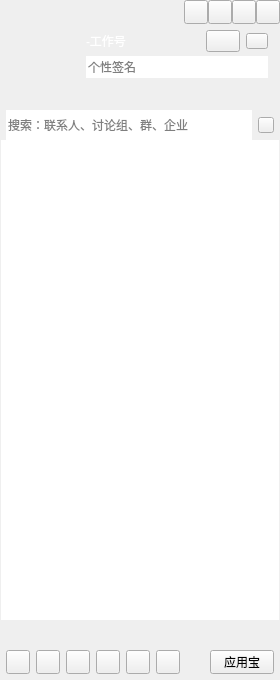
<?xml version="1.0" encoding="UTF-8"?>
<ui version="4.0">
 <class>CCMainWindowClass</class>
 <widget class="QWidget" name="CCMainWindowClass">
  <property name="geometry">
   <rect>
    <x>0</x>
    <y>0</y>
    <width>280</width>
    <height>680</height>
   </rect>
  </property>
  <property name="minimumSize">
   <size>
    <width>280</width>
    <height>680</height>
   </size>
  </property>
  <property name="windowTitle">
   <string>CCMainWindow</string>
  </property>
  <layout class="QVBoxLayout" name="verticalLayout_2">
   <property name="spacing">
    <number>0</number>
   </property>
   <property name="leftMargin">
    <number>0</number>
   </property>
   <property name="topMargin">
    <number>0</number>
   </property>
   <property name="rightMargin">
    <number>0</number>
   </property>
   <property name="bottomMargin">
    <number>0</number>
   </property>
   <item>
    <widget class="QWidget" name="titleWidget" native="true">
     <property name="sizePolicy">
      <sizepolicy hsizetype="Expanding" vsizetype="Preferred">
       <horstretch>0</horstretch>
       <verstretch>0</verstretch>
      </sizepolicy>
     </property>
     <property name="minimumSize">
      <size>
       <width>0</width>
       <height>0</height>
      </size>
     </property>
     <property name="titleskin" stdset="0">
      <bool>true</bool>
     </property>
     <layout class="QVBoxLayout" name="verticalLayout_3">
      <property name="spacing">
       <number>0</number>
      </property>
      <property name="leftMargin">
       <number>0</number>
      </property>
      <property name="topMargin">
       <number>0</number>
      </property>
      <property name="rightMargin">
       <number>0</number>
      </property>
      <property name="bottomMargin">
       <number>0</number>
      </property>
      <item>
       <layout class="QHBoxLayout" name="horizontalLayout">
        <property name="spacing">
         <number>0</number>
        </property>
        <property name="leftMargin">
         <number>12</number>
        </property>
        <item>
         <widget class="QLabel" name="titleIcon">
          <property name="sizePolicy">
           <sizepolicy hsizetype="Fixed" vsizetype="Fixed">
            <horstretch>0</horstretch>
            <verstretch>0</verstretch>
           </sizepolicy>
          </property>
          <property name="minimumSize">
           <size>
            <width>42</width>
            <height>18</height>
           </size>
          </property>
          <property name="maximumSize">
           <size>
            <width>42</width>
            <height>18</height>
           </size>
          </property>
          <property name="text">
           <string/>
          </property>
         </widget>
        </item>
        <item>
         <spacer name="horizontalSpacer">
          <property name="orientation">
           <enum>Qt::Horizontal</enum>
          </property>
          <property name="sizeHint" stdset="0">
           <size>
            <width>40</width>
            <height>20</height>
           </size>
          </property>
         </spacer>
        </item>
        <item>
         <widget class="QPushButton" name="palcehold1">
          <property name="minimumSize">
           <size>
            <width>24</width>
            <height>24</height>
           </size>
          </property>
          <property name="maximumSize">
           <size>
            <width>24</width>
            <height>24</height>
           </size>
          </property>
          <property name="text">
           <string/>
          </property>
         </widget>
        </item>
        <item>
         <widget class="QPushButton" name="placehold2">
          <property name="minimumSize">
           <size>
            <width>24</width>
            <height>24</height>
           </size>
          </property>
          <property name="maximumSize">
           <size>
            <width>24</width>
            <height>24</height>
           </size>
          </property>
          <property name="text">
           <string/>
          </property>
         </widget>
        </item>
        <item>
         <widget class="QPushButton" name="sysmin">
          <property name="minimumSize">
           <size>
            <width>24</width>
            <height>24</height>
           </size>
          </property>
          <property name="maximumSize">
           <size>
            <width>24</width>
            <height>24</height>
           </size>
          </property>
          <property name="text">
           <string/>
          </property>
         </widget>
        </item>
        <item>
         <widget class="QPushButton" name="sysclose">
          <property name="minimumSize">
           <size>
            <width>24</width>
            <height>24</height>
           </size>
          </property>
          <property name="maximumSize">
           <size>
            <width>24</width>
            <height>24</height>
           </size>
          </property>
          <property name="text">
           <string/>
          </property>
         </widget>
        </item>
       </layout>
      </item>
      <item>
       <layout class="QHBoxLayout" name="horizontalLayout_3">
        <property name="spacing">
         <number>6</number>
        </property>
        <property name="leftMargin">
         <number>12</number>
        </property>
        <property name="topMargin">
         <number>6</number>
        </property>
        <property name="rightMargin">
         <number>12</number>
        </property>
        <property name="bottomMargin">
         <number>6</number>
        </property>
        <item>
         <widget class="QLabel" name="headLabel">
          <property name="sizePolicy">
           <sizepolicy hsizetype="Fixed" vsizetype="Fixed">
            <horstretch>0</horstretch>
            <verstretch>0</verstretch>
           </sizepolicy>
          </property>
          <property name="minimumSize">
           <size>
            <width>68</width>
            <height>68</height>
           </size>
          </property>
          <property name="maximumSize">
           <size>
            <width>68</width>
            <height>68</height>
           </size>
          </property>
          <property name="text">
           <string/>
          </property>
         </widget>
        </item>
        <item>
         <layout class="QVBoxLayout" name="verticalLayout">
          <property name="spacing">
           <number>4</number>
          </property>
          <item>
           <layout class="QHBoxLayout" name="horizontalLayout_2">
            <property name="leftMargin">
             <number>0</number>
            </property>
            <property name="topMargin">
             <number>0</number>
            </property>
            <item>
             <widget class="QLabel" name="nameLabel">
              <property name="sizePolicy">
               <sizepolicy hsizetype="Expanding" vsizetype="Fixed">
                <horstretch>0</horstretch>
                <verstretch>0</verstretch>
               </sizepolicy>
              </property>
              <property name="minimumSize">
               <size>
                <width>0</width>
                <height>22</height>
               </size>
              </property>
              <property name="maximumSize">
               <size>
                <width>16777215</width>
                <height>22</height>
               </size>
              </property>
              <property name="styleSheet">
               <string notr="true">color: rgb(255, 255, 255);
font: 75 12pt &quot;微软雅黑&quot;;</string>
              </property>
              <property name="text">
               <string>-工作号</string>
              </property>
             </widget>
            </item>
            <item>
             <widget class="QPushButton" name="statusBtn">
              <property name="sizePolicy">
               <sizepolicy hsizetype="Fixed" vsizetype="Fixed">
                <horstretch>0</horstretch>
                <verstretch>0</verstretch>
               </sizepolicy>
              </property>
              <property name="minimumSize">
               <size>
                <width>34</width>
                <height>22</height>
               </size>
              </property>
              <property name="maximumSize">
               <size>
                <width>34</width>
                <height>22</height>
               </size>
              </property>
              <property name="text">
               <string/>
              </property>
              <property name="hasborder" stdset="0">
               <bool>true</bool>
              </property>
             </widget>
            </item>
            <item>
             <widget class="QPushButton" name="levelBtn">
              <property name="sizePolicy">
               <sizepolicy hsizetype="Fixed" vsizetype="Fixed">
                <horstretch>0</horstretch>
                <verstretch>0</verstretch>
               </sizepolicy>
              </property>
              <property name="minimumSize">
               <size>
                <width>22</width>
                <height>16</height>
               </size>
              </property>
              <property name="maximumSize">
               <size>
                <width>22</width>
                <height>16</height>
               </size>
              </property>
              <property name="text">
               <string/>
              </property>
              <property name="hasborder" stdset="0">
               <bool>true</bool>
              </property>
             </widget>
            </item>
           </layout>
          </item>
          <item>
           <widget class="QLineEdit" name="lineEdit">
            <property name="minimumSize">
             <size>
              <width>0</width>
              <height>22</height>
             </size>
            </property>
            <property name="maximumSize">
             <size>
              <width>16777215</width>
              <height>22</height>
             </size>
            </property>
            <property name="cursor">
             <cursorShape>ArrowCursor</cursorShape>
            </property>
            <property name="styleSheet">
             <string notr="true"/>
            </property>
            <property name="frame">
             <bool>false</bool>
            </property>
            <property name="readOnly">
             <bool>false</bool>
            </property>
            <property name="placeholderText">
             <string>个性签名</string>
            </property>
            <property name="clearButtonEnabled">
             <bool>false</bool>
            </property>
           </widget>
          </item>
          <item>
           <widget class="QWidget" name="appWidget" native="true">
            <property name="sizePolicy">
             <sizepolicy hsizetype="Expanding" vsizetype="Fixed">
              <horstretch>0</horstretch>
              <verstretch>0</verstretch>
             </sizepolicy>
            </property>
            <property name="minimumSize">
             <size>
              <width>0</width>
              <height>22</height>
             </size>
            </property>
            <property name="maximumSize">
             <size>
              <width>16777215</width>
              <height>22</height>
             </size>
            </property>
            <property name="styleSheet">
             <string notr="true"/>
            </property>
           </widget>
          </item>
         </layout>
        </item>
       </layout>
      </item>
      <item>
       <widget class="QWidget" name="searchWidget" native="true">
        <property name="sizePolicy">
         <sizepolicy hsizetype="Expanding" vsizetype="Fixed">
          <horstretch>0</horstretch>
          <verstretch>0</verstretch>
         </sizepolicy>
        </property>
        <property name="minimumSize">
         <size>
          <width>0</width>
          <height>30</height>
         </size>
        </property>
        <property name="maximumSize">
         <size>
          <width>16777215</width>
          <height>30</height>
         </size>
        </property>
        <layout class="QHBoxLayout" name="horizontalLayout_4">
         <property name="spacing">
          <number>6</number>
         </property>
         <property name="leftMargin">
          <number>6</number>
         </property>
         <property name="topMargin">
          <number>0</number>
         </property>
         <property name="rightMargin">
          <number>6</number>
         </property>
         <property name="bottomMargin">
          <number>0</number>
         </property>
         <item>
          <widget class="QLineEdit" name="searchLineEdit">
           <property name="minimumSize">
            <size>
             <width>0</width>
             <height>30</height>
            </size>
           </property>
           <property name="maximumSize">
            <size>
             <width>16777215</width>
             <height>30</height>
            </size>
           </property>
           <property name="frame">
            <bool>false</bool>
           </property>
           <property name="placeholderText">
            <string>搜索：联系人、讨论组、群、企业</string>
           </property>
          </widget>
         </item>
         <item>
          <widget class="QPushButton" name="searchBtn">
           <property name="sizePolicy">
            <sizepolicy hsizetype="Fixed" vsizetype="Fixed">
             <horstretch>0</horstretch>
             <verstretch>0</verstretch>
            </sizepolicy>
           </property>
           <property name="minimumSize">
            <size>
             <width>16</width>
             <height>16</height>
            </size>
           </property>
           <property name="maximumSize">
            <size>
             <width>16</width>
             <height>16</height>
            </size>
           </property>
           <property name="text">
            <string/>
           </property>
          </widget>
         </item>
        </layout>
       </widget>
      </item>
     </layout>
    </widget>
   </item>
   <item>
    <widget class="QWidget" name="widget" native="true">
     <property name="sizePolicy">
      <sizepolicy hsizetype="Expanding" vsizetype="Expanding">
       <horstretch>0</horstretch>
       <verstretch>0</verstretch>
      </sizepolicy>
     </property>
     <layout class="QVBoxLayout" name="verticalLayout_4">
      <property name="spacing">
       <number>0</number>
      </property>
      <property name="leftMargin">
       <number>1</number>
      </property>
      <property name="topMargin">
       <number>0</number>
      </property>
      <property name="rightMargin">
       <number>1</number>
      </property>
      <property name="bottomMargin">
       <number>0</number>
      </property>
      <item>
       <widget class="QTreeWidget" name="treeWidget">
        <property name="frameShape">
         <enum>QFrame::NoFrame</enum>
        </property>
        <property name="editTriggers">
         <set>QAbstractItemView::NoEditTriggers</set>
        </property>
        <property name="indentation">
         <number>0</number>
        </property>
        <property name="animated">
         <bool>false</bool>
        </property>
        <property name="headerHidden">
         <bool>true</bool>
        </property>
        <property name="expandsOnDoubleClick">
         <bool>false</bool>
        </property>
        <column>
         <property name="text">
          <string notr="true">1</string>
         </property>
        </column>
       </widget>
      </item>
     </layout>
    </widget>
   </item>
   <item>
    <widget class="QWidget" name="bottomWidget" native="true">
     <property name="sizePolicy">
      <sizepolicy hsizetype="Expanding" vsizetype="Fixed">
       <horstretch>0</horstretch>
       <verstretch>0</verstretch>
      </sizepolicy>
     </property>
     <property name="minimumSize">
      <size>
       <width>0</width>
       <height>60</height>
      </size>
     </property>
     <property name="maximumSize">
      <size>
       <width>16777215</width>
       <height>60</height>
      </size>
     </property>
     <property name="bottomskin" stdset="0">
      <bool>true</bool>
     </property>
     <layout class="QVBoxLayout" name="verticalLayout_5" stretch="1,1">
      <property name="spacing">
       <number>6</number>
      </property>
      <property name="leftMargin">
       <number>6</number>
      </property>
      <property name="topMargin">
       <number>6</number>
      </property>
      <property name="rightMargin">
       <number>6</number>
      </property>
      <property name="bottomMargin">
       <number>6</number>
      </property>
      <item>
       <layout class="QHBoxLayout" name="bottomLayout_up">
        <property name="sizeConstraint">
         <enum>QLayout::SetMaximumSize</enum>
        </property>
       </layout>
      </item>
      <item>
       <layout class="QHBoxLayout" name="horizontalLayout_5">
        <property name="sizeConstraint">
         <enum>QLayout::SetMaximumSize</enum>
        </property>
        <item>
         <widget class="QPushButton" name="bottomBtn_1">
          <property name="sizePolicy">
           <sizepolicy hsizetype="Fixed" vsizetype="Fixed">
            <horstretch>0</horstretch>
            <verstretch>0</verstretch>
           </sizepolicy>
          </property>
          <property name="minimumSize">
           <size>
            <width>24</width>
            <height>24</height>
           </size>
          </property>
          <property name="maximumSize">
           <size>
            <width>24</width>
            <height>24</height>
           </size>
          </property>
          <property name="text">
           <string/>
          </property>
         </widget>
        </item>
        <item>
         <widget class="QPushButton" name="bottomBtn_2">
          <property name="sizePolicy">
           <sizepolicy hsizetype="Fixed" vsizetype="Fixed">
            <horstretch>0</horstretch>
            <verstretch>0</verstretch>
           </sizepolicy>
          </property>
          <property name="minimumSize">
           <size>
            <width>24</width>
            <height>24</height>
           </size>
          </property>
          <property name="maximumSize">
           <size>
            <width>24</width>
            <height>24</height>
           </size>
          </property>
          <property name="text">
           <string/>
          </property>
         </widget>
        </item>
        <item>
         <widget class="QPushButton" name="bottomBtn_3">
          <property name="sizePolicy">
           <sizepolicy hsizetype="Fixed" vsizetype="Fixed">
            <horstretch>0</horstretch>
            <verstretch>0</verstretch>
           </sizepolicy>
          </property>
          <property name="minimumSize">
           <size>
            <width>24</width>
            <height>24</height>
           </size>
          </property>
          <property name="maximumSize">
           <size>
            <width>24</width>
            <height>24</height>
           </size>
          </property>
          <property name="text">
           <string/>
          </property>
         </widget>
        </item>
        <item>
         <widget class="QPushButton" name="bottomBtn_4">
          <property name="sizePolicy">
           <sizepolicy hsizetype="Fixed" vsizetype="Fixed">
            <horstretch>0</horstretch>
            <verstretch>0</verstretch>
           </sizepolicy>
          </property>
          <property name="minimumSize">
           <size>
            <width>24</width>
            <height>24</height>
           </size>
          </property>
          <property name="maximumSize">
           <size>
            <width>24</width>
            <height>24</height>
           </size>
          </property>
          <property name="text">
           <string/>
          </property>
         </widget>
        </item>
        <item>
         <widget class="QPushButton" name="bottomBtn_5">
          <property name="sizePolicy">
           <sizepolicy hsizetype="Fixed" vsizetype="Fixed">
            <horstretch>0</horstretch>
            <verstretch>0</verstretch>
           </sizepolicy>
          </property>
          <property name="minimumSize">
           <size>
            <width>24</width>
            <height>24</height>
           </size>
          </property>
          <property name="maximumSize">
           <size>
            <width>24</width>
            <height>24</height>
           </size>
          </property>
          <property name="text">
           <string/>
          </property>
         </widget>
        </item>
        <item>
         <widget class="QPushButton" name="bottomBtn_6">
          <property name="sizePolicy">
           <sizepolicy hsizetype="Fixed" vsizetype="Fixed">
            <horstretch>0</horstretch>
            <verstretch>0</verstretch>
           </sizepolicy>
          </property>
          <property name="minimumSize">
           <size>
            <width>24</width>
            <height>24</height>
           </size>
          </property>
          <property name="maximumSize">
           <size>
            <width>24</width>
            <height>24</height>
           </size>
          </property>
          <property name="text">
           <string/>
          </property>
         </widget>
        </item>
        <item>
         <spacer name="horizontalSpacer_2">
          <property name="orientation">
           <enum>Qt::Horizontal</enum>
          </property>
          <property name="sizeHint" stdset="0">
           <size>
            <width>40</width>
            <height>20</height>
           </size>
          </property>
         </spacer>
        </item>
        <item>
         <widget class="QPushButton" name="bottomBtn_7">
          <property name="sizePolicy">
           <sizepolicy hsizetype="Preferred" vsizetype="Fixed">
            <horstretch>0</horstretch>
            <verstretch>0</verstretch>
           </sizepolicy>
          </property>
          <property name="minimumSize">
           <size>
            <width>24</width>
            <height>24</height>
           </size>
          </property>
          <property name="maximumSize">
           <size>
            <width>86</width>
            <height>24</height>
           </size>
          </property>
          <property name="text">
           <string>应用宝</string>
          </property>
          <property name="icon">
           <iconset theme=":/CCMainWindow/Resources/MainWindow/bottom/qplusentrancebtn.png">
            <normaloff>.</normaloff>.</iconset>
          </property>
         </widget>
        </item>
       </layout>
      </item>
     </layout>
    </widget>
   </item>
  </layout>
 </widget>
 <layoutdefault spacing="6" margin="11"/>
 <resources>
  <include location="../TeamTalkHP.qrc"/>
 </resources>
 <connections/>
</ui>
